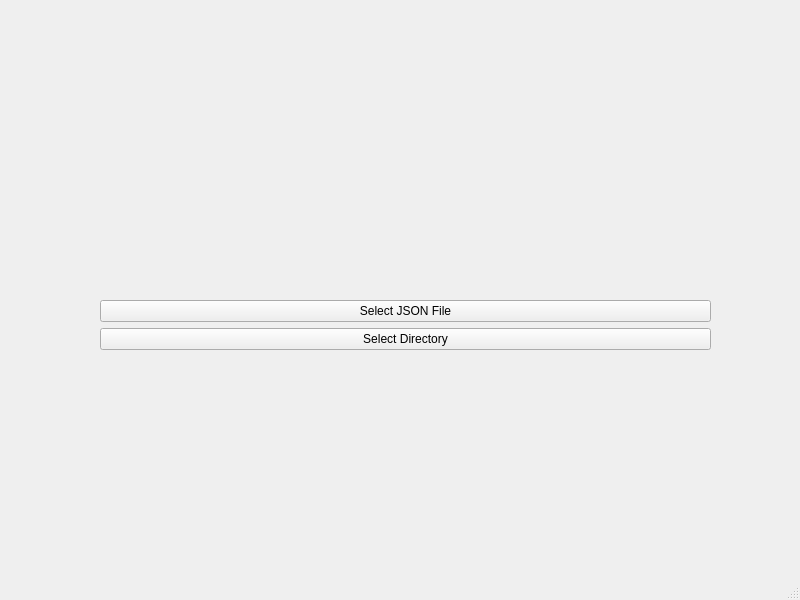
<?xml version="1.0" encoding="UTF-8"?>
<ui version="4.0">
 <class>MainWindow</class>
 <widget class="QMainWindow" name="MainWindow">
  <property name="geometry">
   <rect>
    <x>0</x>
    <y>0</y>
    <width>800</width>
    <height>600</height>
   </rect>
  </property>
  <property name="windowTitle">
   <string>MainWindow</string>
  </property>
  <widget class="QWidget" name="centralwidget">
   <widget class="QWidget" name="layoutWidget">
    <property name="geometry">
     <rect>
      <x>100</x>
      <y>300</y>
      <width>611</width>
      <height>181</height>
     </rect>
    </property>
    <layout class="QVBoxLayout" name="verticalLayout">
     <item>
      <widget class="QPushButton" name="pushButton1">
       <property name="text">
        <string>Select JSON File</string>
       </property>
      </widget>
     </item>
     <item>
      <widget class="QPushButton" name="pushButton2">
       <property name="text">
        <string>Select Directory</string>
       </property>
      </widget>
     </item>
     <item>
      <widget class="QLabel" name="label1">
       <property name="text">
        <string/>
       </property>
      </widget>
     </item>
    </layout>
   </widget>
  </widget>
  <widget class="QMenuBar" name="menubar">
   <property name="geometry">
    <rect>
     <x>0</x>
     <y>0</y>
     <width>800</width>
     <height>26</height>
    </rect>
   </property>
  </widget>
  <widget class="QStatusBar" name="statusbar"/>
 </widget>
 <resources/>
 <connections/>
</ui>
